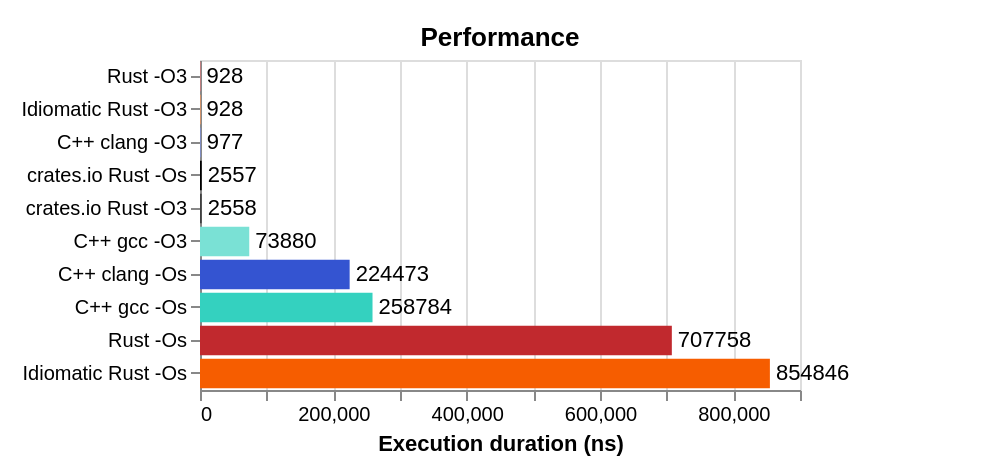

This figure's Vega-Lite source:
### Vega-Lite specification from a JSON file in a GitHub repository (floating-point values rounded to 4 significant figures)
{"$schema": "https://vega.github.io/schema/vega-lite/v5.json", "title": "Performance", "data": {"values": [{"Logic blocks": 29576, "Flip-flops": 5678, "RAM blocks": 0, "trueDualPortBlockRam": 0, "Multipliers": 0, "otherBlocks": 0, "Area": 35254, "Maximum frequency (MHz)": 38.71, "Average clock cycles": 99, "id": "keccak_crates_size", "Setup": "crates.io Rust -Os", "Scenario": "crates.io Rust", "compilerSetup": "rust -Os", "Implementation": "crates.io Rust", "Function": "keccak", "Compiler": "Rust", "Optimized for": "size", "Optimization flag": "-Os", "Language": "Rust", "Idiomatic": "false", "From crates.io": "true", "color": "#000000"}, {"Logic blocks": 30505, "Flip-flops": 5678, "RAM blocks": 0, "trueDualPortBlockRam": 0, "Multipliers": 0, "otherBlocks": 0, "Area": 36183, "Maximum frequency (MHz)": 38.7, "Average clock cycles": 99, "id": "keccak_crates_speed", "Setup": "crates.io Rust -O3", "Scenario": "crates.io Rust", "compilerSetup": "rust -O3", "Implementation": "crates.io Rust", "Function": "keccak", "Compiler": "Rust", "Optimized for": "speed", "Optimization flag": "-O3", "Language": "Rust", "Idiomatic": "false", "From crates.io": "true", "color": "#404040"}, {"Logic blocks": 27169, "Flip-flops": 6522, "RAM blocks": 0, "trueDualPortBlockRam": 0, "Multipliers": 8, "otherBlocks": 0, "Area": 33699, "Maximum frequency (MHz)": 56.22, "Average clock cycles": 39793, "id": "keccak_rust_size", "Setup": "Rust -Os", "Scenario": "Rust", "compilerSetup": "rust -Os", "Implementation": "Rust", "Function": "keccak", "Compiler": "Rust", "Optimized for": "size", "Optimization flag": "-Os", "Language": "Rust", "Idiomatic": "false", "From crates.io": "false", "color": "#C1292E"}, {"Logic blocks": 9322, "Flip-flops": 4024, "RAM blocks": 0, "trueDualPortBlockRam": 0, "Multipliers": 0, "otherBlocks": 0, "Area": 13346, "Maximum frequency (MHz)": 106.7, "Average clock cycles": 99, "id": "keccak_rust_speed", "Setup": "Rust -O3", "Scenario": "Rust", "compilerSetup": "rust -O3", "Implementation": "Rust", "Function": "keccak", "Compiler": "Rust", "Optimized for": "speed", "Optimization flag": "-O3", "Language": "Rust", "Idiomatic": "false", "From crates.io": "false", "color": "#E2787C"}, {"Logic blocks": 27422, "Flip-flops": 6522, "RAM blocks": 0, "trueDualPortBlockRam": 0, "Multipliers": 8, "otherBlocks": 0, "Area": 33952, "Maximum frequency (MHz)": 55.53, "Average clock cycles": 47473, "id": "keccak_idiom_size", "Setup": "Idiomatic Rust -Os", "Scenario": "Idiomatic Rust", "compilerSetup": "rust -Os", "Implementation": "Idiomatic Rust", "Function": "keccak", "Compiler": "Rust", "Optimized for": "size", "Optimization flag": "-Os", "Language": "Rust", "Idiomatic": "true", "From crates.io": "false", "color": "#F65D00"}, {"Logic blocks": 9322, "Flip-flops": 4024, "RAM blocks": 0, "trueDualPortBlockRam": 0, "Multipliers": 0, "otherBlocks": 0, "Area": 13346, "Maximum frequency (MHz)": 106.7, "Average clock cycles": 99, "id": "keccak_idiom_speed", "Setup": "Idiomatic Rust -O3", "Scenario": "Idiomatic Rust", "compilerSetup": "rust -O3", "Implementation": "Idiomatic Rust", "Function": "keccak", "Compiler": "Rust", "Optimized for": "speed", "Optimization flag": "-O3", "Language": "Rust", "Idiomatic": "true", "From crates.io": "false", "color": "#FF9A5C"}, {"Logic blocks": 11406, "Flip-flops": 3856, "RAM blocks": 0, "trueDualPortBlockRam": 0, "Multipliers": 0, "otherBlocks": 0, "Area": 15262, "Maximum frequency (MHz)": 77.77, "Average clock cycles": 76, "id": "keccak_clang_speed", "Setup": "C++ clang -O3", "Scenario": "C++ clang", "compilerSetup": "clang -O3", "Implementation": "C++", "Function": "keccak", "Compiler": "Clang", "Optimized for": "speed", "Optimization flag": "-O3", "Language": "C++", "Idiomatic": "false", "From crates.io": "false", "color": "#7A8FE1"}, {"Logic blocks": 28549, "Flip-flops": 10931, "RAM blocks": 0, "trueDualPortBlockRam": 0, "Multipliers": 0, "otherBlocks": 0, "Area": 39480, "Maximum frequency (MHz)": 73.77, "Average clock cycles": 5450, "id": "keccak_gcc_speed", "Setup": "C++ gcc -O3", "Scenario": "C++ gcc", "compilerSetup": "gcc -O3", "Implementation": "C++", "Function": "keccak", "Compiler": "GCC", "Optimized for": "speed", "Optimization flag": "-O3", "Language": "C++", "Idiomatic": "false", "From crates.io": "false", "color": "#7AE1D5"}, {"Logic blocks": 5359, "Flip-flops": 2321, "RAM blocks": 80, "trueDualPortBlockRam": 0, "Multipliers": 2, "otherBlocks": 0, "Area": 7762, "Maximum frequency (MHz)": 89.07, "Average clock cycles": 19994, "id": "keccak_clang_size", "Setup": "C++ clang -Os", "Scenario": "C++ clang", "compilerSetup": "clang -Os", "Implementation": "C++", "Function": "keccak", "Compiler": "Clang", "Optimized for": "size", "Optimization flag": "-Os", "Language": "C++", "Idiomatic": "false", "From crates.io": "false", "color": "#3454D1"}, {"Logic blocks": 8592, "Flip-flops": 3328, "RAM blocks": 80, "trueDualPortBlockRam": 0, "Multipliers": 10, "otherBlocks": 0, "Area": 12010, "Maximum frequency (MHz)": 84.59, "Average clock cycles": 21890, "id": "keccak_gcc_size", "Setup": "C++ gcc -Os", "Scenario": "C++ gcc", "compilerSetup": "gcc -Os", "Implementation": "C++", "Function": "keccak", "Compiler": "GCC", "Optimized for": "size", "Optimization flag": "-Os", "Language": "C++", "Idiomatic": "false", "From crates.io": "false", "color": "#34D1BF"}]}, "transform": [{"calculate": "round(datum['Average clock cycles'] / (datum['Maximum frequency (MHz)'] * 1000000) * 1000000000)", "as": "Execution duration (ns)"}], "autosize": "none", "padding": {"left": 100, "top": 30, "right": 100, "bottom": 40}, "width": 300, "height": 165, "layer": [{"mark": {"type": "bar", "tooltip": true, "stroke": "black"}, "encoding": {"color": {"legend": null, "field": "color", "type": "nominal", "scale": {"range": {"field": "color"}}}, "tooltip": [{"field": "Execution duration (ns)", "type": "quantitative"}, {"field": "Compiler"}, {"field": "Optimized for"}], "strokeWidth": {"condition": [{"param": "hover", "empty": false, "value": 0.5}], "value": 0}}, "params": [{"name": "hover", "select": {"type": "point", "on": "mouseover"}}]}, {"mark": {"type": "text", "align": "left", "baseline": "middle", "dx": 3}, "encoding": {"text": {"field": "Execution duration (ns)", "type": "quantitative"}}}], "encoding": {"y": {"field": "Setup", "title": null, "sort": "x"}, "x": {"field": "Execution duration (ns)", "type": "quantitative"}}}
